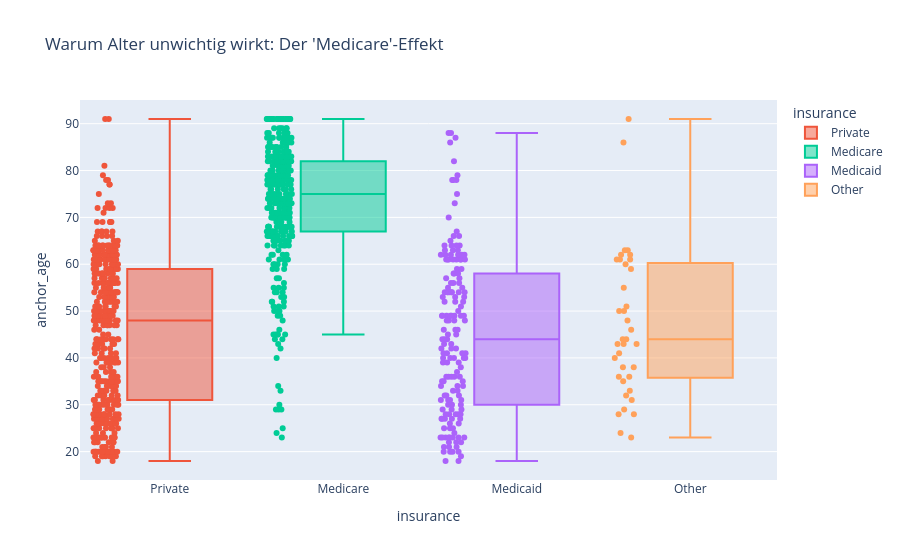

The cell this chart's notebook holds for it:
### Markdown cell above
# 4.1 Visualization Data

### Code cell
# Check: Zusammenhang zwischen Alter und Versicherung (Medicare)
# Wir schauen, wie hoch das Durchschnittsalter pro Versicherungsgruppe ist.
import plotly.express as px

if sample: 
    X_val = X_val_sample
    y_val = y_val_sample
else: 
    X_val = X_val
    y_val = y_val

df_analyze = X_val.copy() # Kopie für Analyse
if hasattr(df_analyze, "to_pandas"):
    df_analyze = df_analyze.to_pandas()

# Boxplot zeigt klar: Medicare-Patienten sind fast alle 65+
fig = px.box(df_analyze, x="insurance", y="anchor_age", 
             title="Warum Alter unwichtig wirkt: Der 'Medicare'-Effekt",
             points="all", 
             color="insurance")
fig.show()

### Figure 1 — Plotly figure (JSON) as saved in the notebook; plotly's stock layout.template omitted (floating-point values rounded to 4 significant figures; data arrays with more than 128 entries replaced by an {"elided": "..."} marker saying what was removed)
{"data": [{"alignmentgroup": "True", "boxpoints": "all", "hovertemplate": "insurance=%{x}<br>anchor_age=%{y}<extra></extra>", "legendgroup": "Private", "marker": {"color": "#EF553B"}, "name": "Private", "notched": false, "offsetgroup": "Private", "orientation": "v", "showlegend": true, "type": "box", "x": {"elided": "405 str values"}, "x0": " ", "xaxis": "x", "y": {"elided": "405 int values"}, "y0": " ", "yaxis": "y"}, {"alignmentgroup": "True", "boxpoints": "all", "hovertemplate": "insurance=%{x}<br>anchor_age=%{y}<extra></extra>", "legendgroup": "Medicare", "marker": {"color": "#00cc96"}, "name": "Medicare", "notched": false, "offsetgroup": "Medicare", "orientation": "v", "showlegend": true, "type": "box", "x": {"elided": "358 str values"}, "x0": " ", "xaxis": "x", "y": {"elided": "358 int values"}, "y0": " ", "yaxis": "y"}, {"alignmentgroup": "True", "boxpoints": "all", "hovertemplate": "insurance=%{x}<br>anchor_age=%{y}<extra></extra>", "legendgroup": "Medicaid", "marker": {"color": "#ab63fa"}, "name": "Medicaid", "notched": false, "offsetgroup": "Medicaid", "orientation": "v", "showlegend": true, "type": "box", "x": {"elided": "168 str values"}, "x0": " ", "xaxis": "x", "y": {"elided": "168 int values"}, "y0": " ", "yaxis": "y"}, {"alignmentgroup": "True", "boxpoints": "all", "hovertemplate": "insurance=%{x}<br>anchor_age=%{y}<extra></extra>", "legendgroup": "Other", "marker": {"color": "#FFA15A"}, "name": "Other", "notched": false, "offsetgroup": "Other", "orientation": "v", "showlegend": true, "type": "box", "x": ["Other", "Other", "Other", "Other", "Other", "Other", "Other", "Other", "Other", "Other", "Other", "Other", "Other", "Other", "Other", "Other", "Other", "Other", "Other", "Other", "Other", "Other", "Other", "Other", "Other", "Other", "Other", "Other", "Other", "Other", "Other", "Other", "Other", "Other", "Other", "Other", "Other"], "x0": " ", "xaxis": "x", "y": [32, 62, 86, 29, 46, 38, 60, 61, 40, 24, 50, 43, 35, 31, 41, 55, 59, 61, 33, 36, 61, 51, 23, 62, 48, 43, 44, 50, 63, 38, 63, 36, 28, 28, 91, 43, 44], "y0": " ", "yaxis": "y"}], "layout": {"boxmode": "overlay", "legend": {"title": {"text": "insurance"}, "tracegroupgap": 0}, "title": {"text": "Warum Alter unwichtig wirkt: Der 'Medicare'-Effekt"}, "xaxis": {"anchor": "y", "categoryarray": [null, "Private", "Medicare", "Medicaid", "Other"], "categoryorder": "array", "domain": [0, 1], "title": {"text": "insurance"}}, "yaxis": {"anchor": "x", "domain": [0, 1], "title": {"text": "anchor_age"}}}}
